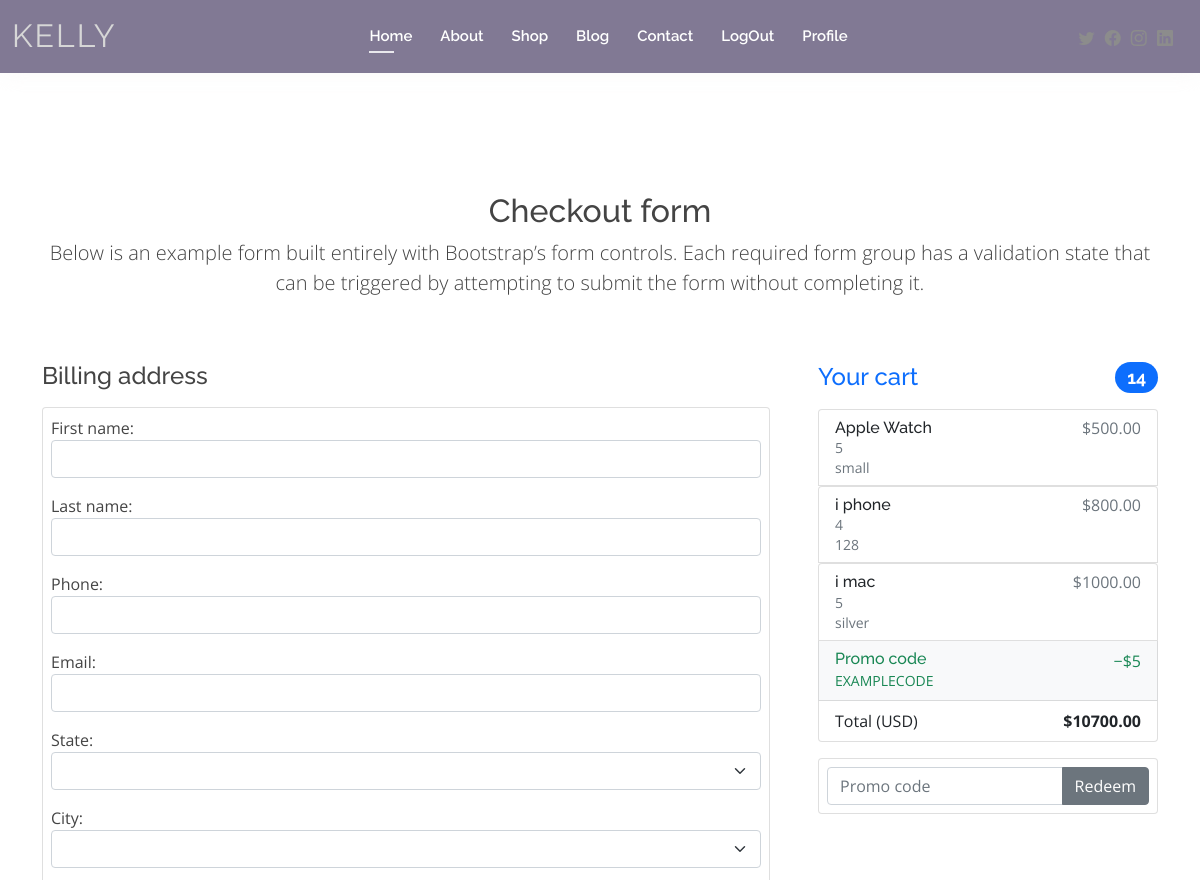
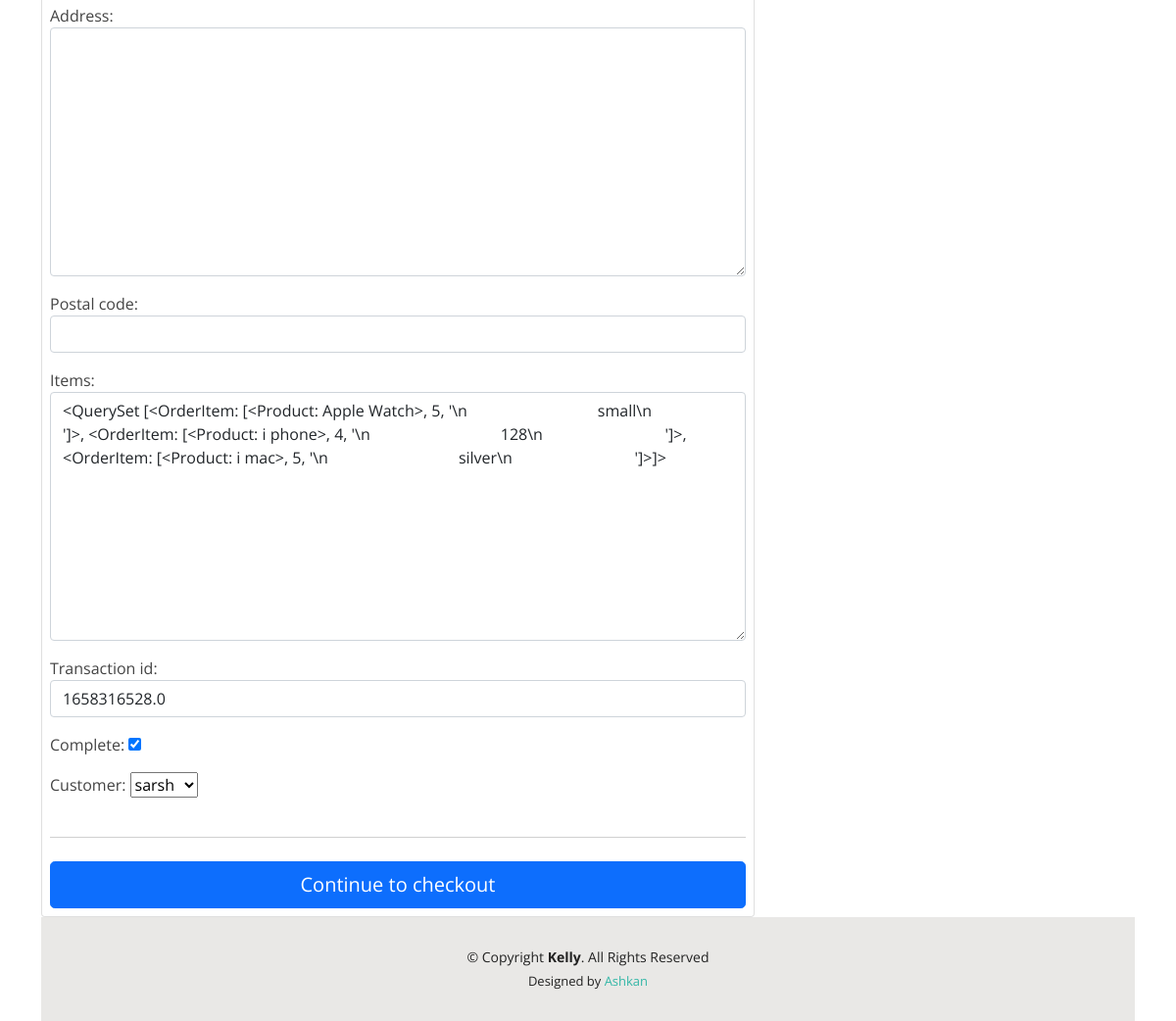
Before: /checkout/ (signed in) with the older database file (2 pictures, top to bottom).
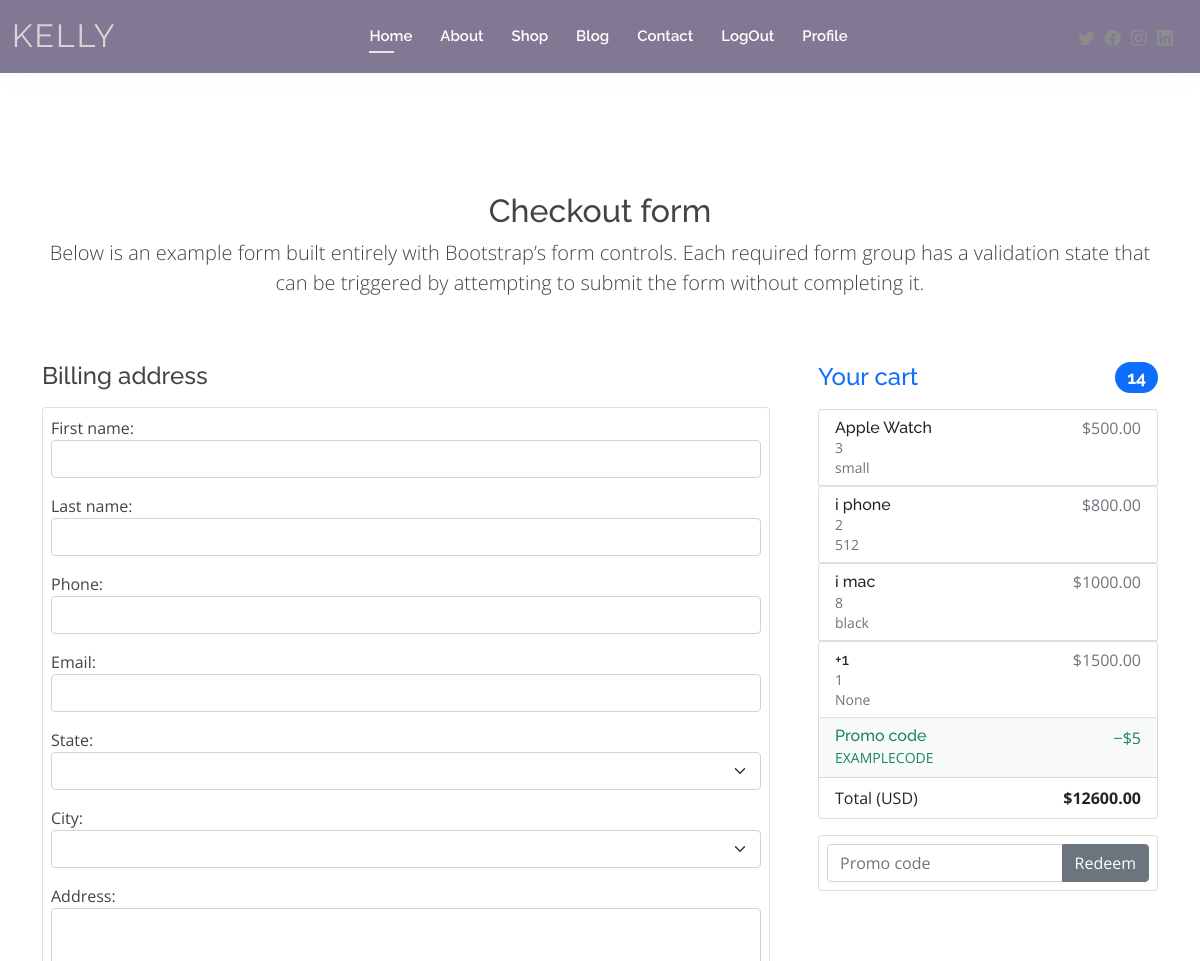
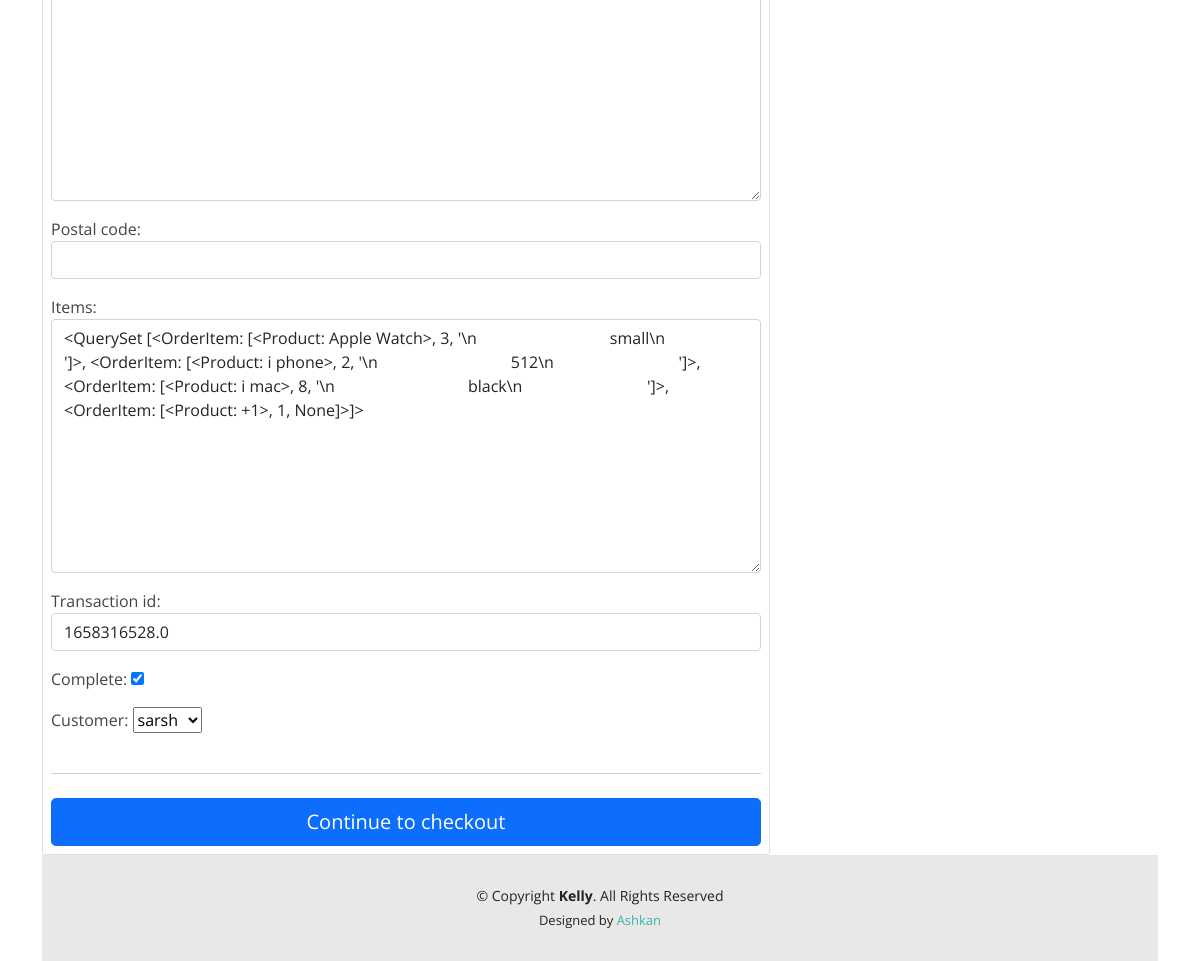
After: the same page with the newer database file (2 pictures, top to bottom).
### store/models.py (models this page shows, shortened)
class OrderItem(models.Model):
    product = models.ForeignKey(Product, on_delete=models.SET_NULL, null=True)
    order = models.ForeignKey(Order, on_delete=models.SET_NULL, null=True)
    quantity = models.IntegerField(default=0, null=True, blank=True)
    option = models.CharField(max_length=200, null=True, blank=True)
    date_added = models.DateTimeField(auto_now_add=True)
    def __str__(self):
        return str([self.product , self.quantity , self.option])
    @property
    def get_total(self):
        total = self.product.price * self.quantity
        return total

class Product(models.Model):
    category = models.ForeignKey(Category, on_delete=models.CASCADE, null=True, blank=True)
    name = models.CharField(max_length=200)
    price = models.FloatField()
    price_before = models.FloatField(null=True, blank=True)
    inventory = models.IntegerField(default=0)
    info = models.CharField(max_length=200, null=True, blank=True)
    description = models.TextField(null=True)
    last_update = models.DateTimeField()
    image = models.ImageField(null=True,blank=True)
    promotions = models.ForeignKey(Promotion , blank=True , null=True, on_delete=models.CASCADE)
    def __str__(self):
        return self.name

class Order(models.Model):
    first_name = models.CharField(max_length=200)
    last_name = models.CharField(max_length=200)
    phone = models.CharField(max_length=200)
    email = models.EmailField(null=True)
    state = models.CharField(max_length=200)
    city = models.CharField(max_length=200)
    address = models.TextField(max_length=1000)
    postal_code = models.CharField(max_length=200)
    items = models.TextField(max_length=1000)
    date_ordered = models.DateTimeField(auto_now_add=True)
    transaction_id = models.DecimalField(null=True, decimal_places=12 , max_digits=24)
    complete = models.BooleanField(default=False)
    customer = models.ForeignKey(Customer, on_delete=models.SET_NULL, null=True, blank=True)
    @property
    def get_cart_total(self):
        orderitems = self.orderitem_set.all()
        total = sum([item.get_total for item in orderitems])
        return total
    @property
    def get_cart_items(self):
        orderitems = self.orderitem_set.all()
        total = sum([item.quantity for item in orderitems])
        return total

### store/views.py (the view, shortened to what this page needs)
# urls.py: path('checkout/', views.checkout, name="checkout"),
def checkout(request):
	data = cartData(request)
	cartItems = data['cartItems']
	order = data['order']
	items = data['items']
	if request.user.is_authenticated:
		customer = request.user.customer
	else:
		customer = None
	form = OrderForm()
	form.fields['items'].initial = items
	form.fields['complete'].initial = True
	form.fields['customer'].initial = customer
	form.fields['transaction_id'].initial = datetime.datetime.now().timestamp()
	context = {'items':items, 'order':order, 'cartItems':cartItems , 'form':form}
	return render(request, 'c2.html', context)

### store/forms.py
class OrderForm(forms.ModelForm):
	class Meta:
		model = Order
		exclude = ()
		feilds = '__all__'
	def __init__(self, *args, **kwargs):
		super(OrderForm, self).__init__(*args, **kwargs)
		self.fields['first_name'].widget.attrs['class']= 'form-control'
		self.fields['last_name'].widget.attrs['class']= 'form-control'
		self.fields['phone'].widget.attrs['class']= 'form-control'
		self.fields['city'].widget.attrs['class']= 'form-select'
		self.fields['state'].widget.attrs['class']= 'form-select'
		self.fields['address'].widget.attrs['class']= 'form-control'
		self.fields['postal_code'].widget.attrs['class']= 'form-control'
		self.fields['email'].widget.attrs['class']= 'form-control'
		self.fields['items'].widget.attrs['class']= 'form-control'
		self.fields['complete'].widget.attrs['class']= ''
		self.fields['transaction_id'].widget.attrs['class']= 'form-control'

### store/models.py (called while the page is built)
    def __str__(self):
        return str(self.user)

### store/templates/c2.html (shortened to what this page needs)
{% extends 'base.html' %}
{% load static %}
{% block content %}
<br>
<br>
<br>
<br>
<br>
<br>
<div class="container">
<main>
<div class="py-5 text-center">
  <h2>Checkout form</h2>
  <p class="lead">Below is an example form built entirely with Bootstrap’s form controls. Each required form group has a validation state that can be triggered by attempting to submit the form without completing it.</p>
</div>
<div class="row g-5">
  <div class="col-md-5 col-lg-4 order-md-last">
    <h4 class="d-flex justify-content-between align-items-center mb-3">
      <span class="text-primary">Your cart</span>
      <span class="badge bg-primary rounded-pill">{{cartItems}}</span>
    </h4>
    {% for item in items %}
    <ul class="list-group mb-3">
      <li class="list-group-item d-flex justify-content-between lh-sm">
        <div>
          <h6 class="my-0">{{item.product.name}}</h6>
          <small class="text-muted">{{item.quantity}}</small>
          <br>
          <small class="text-muted">{{item.option}}</small>
        </div>
        <span class="text-muted">${{item.product.price|floatformat:2}}</span>
      </li>
      {% endfor %}
      <li class="list-group-item d-flex justify-content-between bg-light">
        <div class="text-success">
          <h6 class="my-0">Promo code</h6>
          <small>EXAMPLECODE</small>
        </div>
        <span class="text-success">−$5</span>
      </li>
      <li class="list-group-item d-flex justify-content-between">
        <span>Total (USD)</span>
        <strong>${{order.get_cart_total|floatformat:2}}</strong>
      </li>
    </ul>
    <form method="post" id="form" class="card p-2">
      <div class="input-group">
        <input type="text" class="form-control" placeholder="Promo code">
        <button type="submit" class="btn btn-secondary">Redeem</button>
      </div>
    </form>
  </div>
  <div class="col-md-7 col-lg-8">
    <h4 class="mb-3">Billing address</h4>
    <form  method="post" class="card p-2" novalidate>
      {{form.as_p}}
      <hr class="my-4">
      <button class="w-100 btn btn-primary btn-lg" type="submit">Continue to checkout</button>
    </form>
  </div>
</div>
</main>
{% endblock content %}

Changed rows visible on the page:
changed OrderItem "small": quantity "5" → "3"
changed OrderItem "i phone": quantity "4" → "2"; option "128" → "512"
changed OrderItem "i mac": quantity "5" → "8"; option "silver" → "black"
added OrderItem: product.name "+1", quantity "1", option "None", product.price "1500.00"
changed through a linked row, Order: get_cart_total "10700.00" → "12600.00"
Other visible differences:
form field items: "…[<OrderItem: [<Product: Apple Watch>, 5, '\\n small\\n ']>, <OrderItem: [<Product: i phone>, 4, '\\n 128\\n ']>, <OrderItem: [<Product: i mac>, 5, '\\n silver\\n ']>]>" → "…[<OrderItem: [<Product: Apple Watch>, 3, '\\n small\\n ']>, <OrderItem: [<Product: i phone>, 2, '\\n 512\\n ']>, <OrderItem: [<Product: i mac>, 8, '\\n black\\n ']>, <OrderItem: [<Product: +1>, 1, None]>]>"
